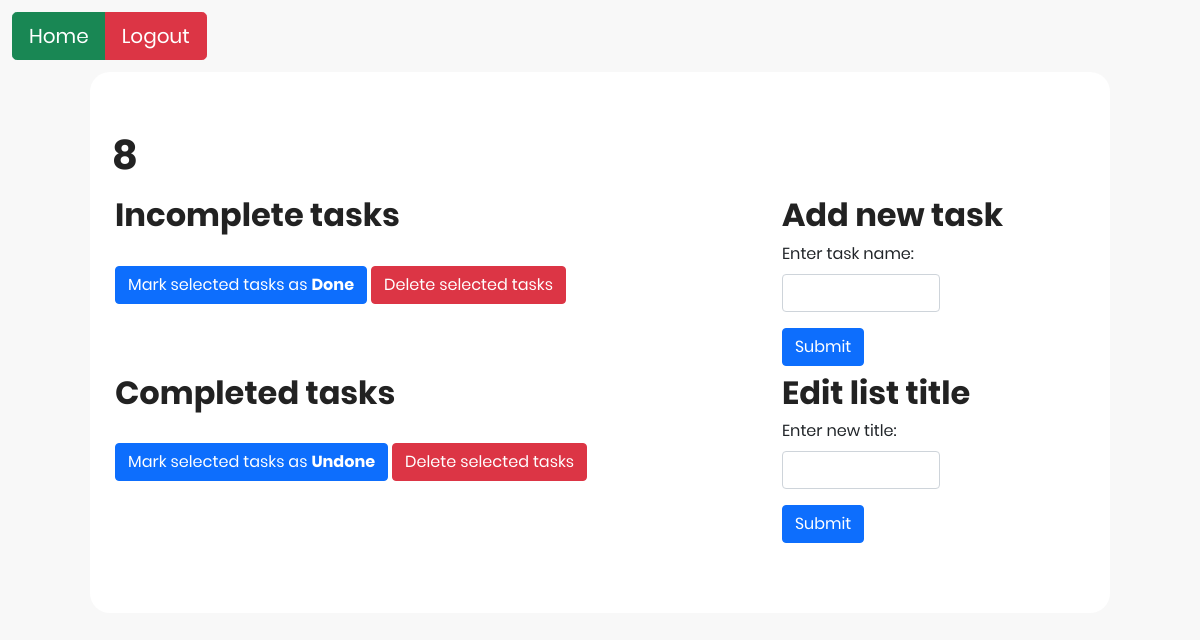
The page /display_list/8/8 on the database as committed earlier.
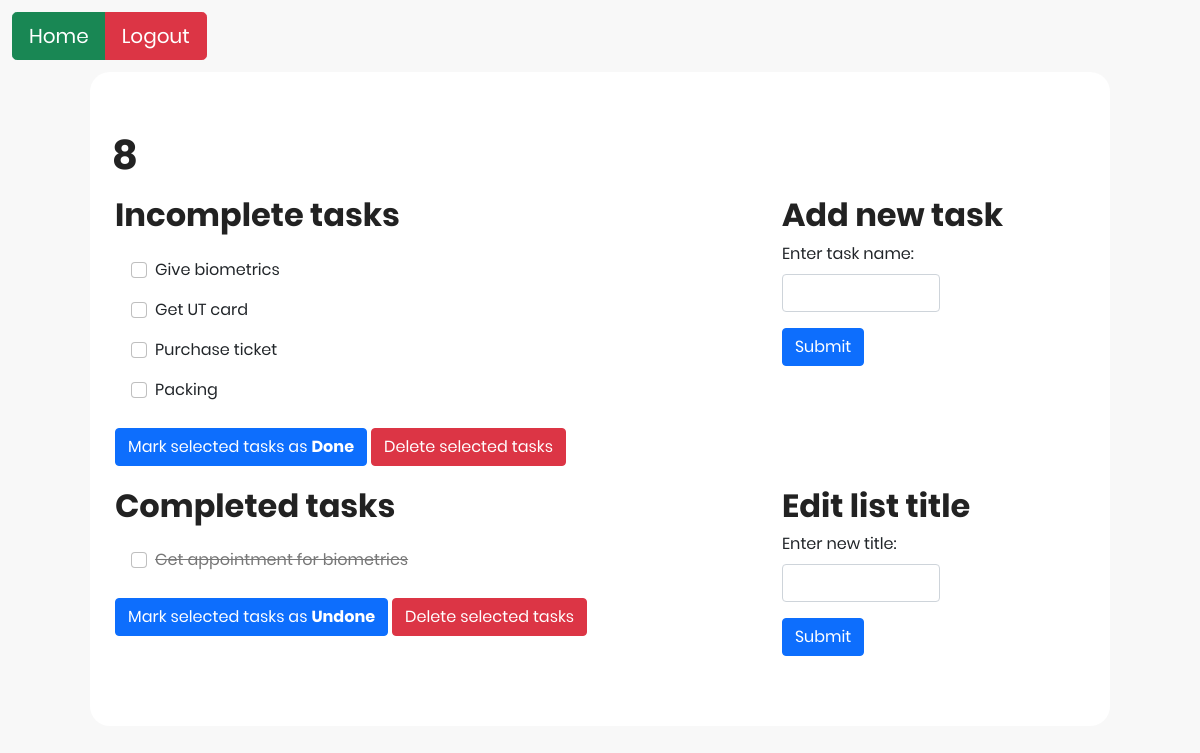
The same page on the database as committed later.
### tables this page shows
CREATE TABLE Tasks (
TaskID INTEGER PRIMARY KEY AUTOINCREMENT NOT NULL,
ListID INTEGER,
TaskName VARCHAR(100),
Status BOOLEAN NOT NULL CHECK (Status IN (0, 1)),
FOREIGN KEY (ListID) REFERENCES Lists(ListID)
);

### Homework5/app.py (the view)
@app.route('/display_list/<int:list_id>/<string:list_name>')
def display_list_with_id(list_id, list_name):
    session['current_list_id'] = list_id
    session['current_list_name'] = list_name
    list_tasks = model.get_all_tasks(list_id)
    list_tasks_dict = {
        'list_id': list_id,
        'list_name': list_name,
        'list_tasks': list_tasks
    }
    return render_template('view_list.html', list_tasks_dict=list_tasks_dict)

### Homework5/app.py (called while the page is built)
@app.before_request
def before_request():
    g.user_id = None
    if 'user_id' in session:
        g.user_id = session['user_id']

### Homework5/data_model.py (called while the page is built)
    def retrieve_data_multiple(self, sql_command):
        self.cursor.execute(sql_command)
        results = self.cursor.fetchall()
        return results

    def get_all_tasks(self, list_id):
        query = '''
            SELECT TaskID, TaskName, Status FROM Tasks
            WHERE ListID = '{}';
        '''.format(list_id)
        results = self.retrieve_data_multiple(query)
        return results

### Homework5/templates/view_list.html (shortened to what the changed rows need)
{% extends "main_structure.html" %}
{% block head %}
    <link rel="stylesheet" href="/static/css/style.css">
{% endblock %}
{% block body %}
<body>
    <div class="main">
        <div class="container-fluid">
            <div class="header-container">
                <h1>{{ list_tasks_dict['list_name'] }}</h1>
            </div>
        </div>
        <div class="container-fluid">
            <div class="row">
                <div class="col-md-8">
                    <div class="tasks-view-container">
                        <h2>Incomplete tasks</h2>
                        <form action="/check_items" method="post">
                            {% for task in list_tasks_dict['list_tasks'] %}
                            {% if task[2] == 0 %}
                            <div class="form-check lists-view">
                                <input class="form-check-input" type="checkbox" value="{{ task[0] }}" id="{{ task[1] }}" name="task_id">
                                <label class="form-check-label" for="{{ task[1] }}">
                                {{ task[1] }}
                                </label>
                            </div>
                            {% endif %}
                            {% endfor %}
                            <br>
                        </form>
                    </div>
                </div>
                <div class="col">
                        <h2>Add new task</h2>
                </div>
            </div>
            <div class="row">
                <div class="col-md-8">
                    <div class="tasks-view-container">
                        <h2>Completed tasks</h2>
                        <form action="/uncheck_items" method="post">
                            {% for task in list_tasks_dict['list_tasks'] %}
                            {% if task[2] == 1 %}
                            <div class="form-check lists-view">
                                <input class="form-check-input" type="checkbox" value="{{ task[0] }}" id="{{ task[1] }}" name="task_id">
                                <label class="form-check-label task-complete" for="{{ task[1] }}">
                                  {{ task[1] }}
                                </label>
                            </div>
                            {% endif %}
                            {% endfor %}
                            <br>
                        </form>
                    </div>
                </div>
                <div class="col">
                    <h2>Edit list title</h2>
                </div>
            </div>
        </div>
    </div>
</body>
{% endblock %}

Rows that differ between the two databases and show on the page:
added Tasks: TaskName "Give biometrics", shown under "Incomplete tasks"
added Tasks: TaskName "Get UT card", shown under "Incomplete tasks"
added Tasks: TaskName "Purchase ticket", shown under "Incomplete tasks"
added Tasks: TaskName "Packing", shown under "Incomplete tasks"
added Tasks: TaskName "Get appointment for biometrics", shown under "Completed tasks"
